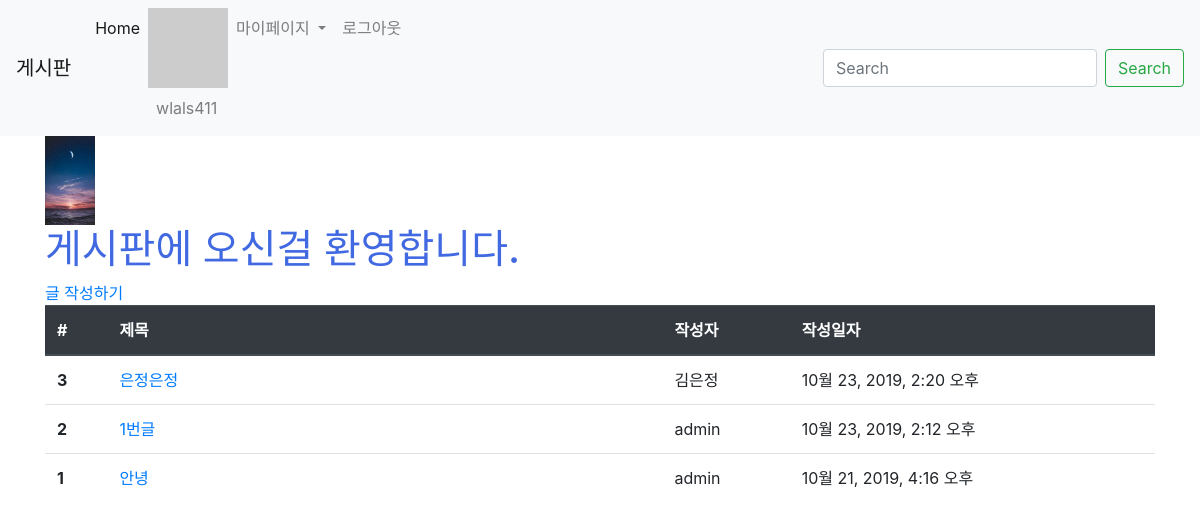
The app's page /articles/ (signed in) with its own data.
### accounts/models.py (models this page shows)
class User(AbstractUser):
    pass

### articles/models.py (models this page shows, shortened)
class Article(models.Model):
    title = models.CharField(max_length=10)
    content = models.TextField()
    image = models.ImageField(blank=True)
    image_thumbnail = ImageSpecField(
        processors=[ResizeToFit(300, 300)],
        format='JPEG',
        options={'quality': 80}
    )
    created_at = models.DateTimeField(auto_now_add=True)
    updated_at = models.DateTimeField(auto_now=True)
    user = models.ForeignKey(settings.AUTH_USER_MODEL, on_delete=models.CASCADE)    # 참조 : https://docs.djangoproject.com/en/2.2/topics/auth/customizing/
    like_users = models.ManyToManyField(settings.AUTH_USER_MODEL, related_name='like_articles', blank=True)
    unlike_users = models.ManyToManyField(settings.AUTH_USER_MODEL, related_name='unlike_articles', blank=True)

### articles/views.py (the view)
# urls.py: path('', views.index, name='index'),
def index(request):
    articles = Article.objects.order_by('-id')
    context = {
        'articles' : articles
    }
    return render(request, 'articles/index.html', context)

### articles/templatetags/gravatar.py (called while the page is built)
@register.filter
def makehash(email):
    return 'https://www.gravatar.com/avatar/' + hashlib.md5(email.strip().lower().encode('utf-8')).hexdigest()

### articles/templates/articles/index.html (shortened to what this page needs)
{% extends 'articles/base.html' %}
{% load static %}
{% block css %}
<link rel="stylesheet" href="{% static 'articles/style.css' %}">
{% endblock %}
{% block body %}
  <img src="{% static 'articles/bg.jpg'%}" alt="배경" width="50">
  <h1 class="title">게시판에 오신걸 환영합니다.</h1>
  {% if user.is_authenticated %}
    <a href="{% url 'articles:create' %}">글 작성하기</a>
  {% endif %}
  <table class="table">
  <thead class="thead-dark">
    <tr>
      <th scope="col">#</th>
      <th scope="col">제목</th>
      <th scope="col">작성자</th>
      <th scope="col">작성일자</th>
    </tr>
  </thead>
  <tbody>
  {% for article in articles %}
    <tr>
      <th scope="row">{{ article.id }}</th>
      <td>
      <a href="{% url 'articles:detail' article.pk %}">{{ article.title }}</a>
      </td>
      <td>{{ article.user }}</td>
      <td>{{ article.created_at }}</td>
    </tr>
    {% endfor %}
  </tbody>
</table>
{% endblock %}

### articles/templates/_navbar.html (shortened to what this page needs)
<nav class="navbar navbar-expand-lg navbar-light bg-light">
    <a class="navbar-brand" href="{% url 'articles:index' %}">게시판</a>
    <div class="collapse navbar-collapse" id="navbarSupportedContent">
      <ul class="navbar-nav mr-auto">
        <li class="nav-item active">
          <a class="nav-link" href="{% url 'articles:index' %}">Home <span class="sr-only">(current)</span></a>
        </li>
        {% if user.is_authenticated %}
        <li class="nav-item">
          {% load gravatar %}
          <img src="{{ user.email|makehash }}" alt="">
          <a class="nav-link"> {{user.username}}</a>
        </li>
        <li class="nav-item dropdown">
          <a class="nav-link dropdown-toggle" href="#" id="navbarDropdown" role="button" data-toggle="dropdown" aria-haspopup="true" aria-expanded="false">
            마이페이지
          </a>
        </li>
        <li class="nav-item">
          <a class="nav-link" href="{% url 'accounts:logout' %}"> 로그아웃</a>
        </li>
        {% endif %}
      </ul>
      <form class="form-inline my-2 my-lg-0">
        <input class="form-control mr-sm-2" type="search" placeholder="Search" aria-label="Search">
        <button class="btn btn-outline-success my-2 my-sm-0" type="submit">Search</button>
      </form>
    </div>
  </nav>

### articles/static/articles/style.css (style rules this page uses)
.title { color: royalblue; }

### articles/templates/articles/index.html (style rules this page uses)
tr > th:nth-of-type(2) { width: 50%;% }

### records on screen
User: username "wlals411"
Article: id "3", title "은정은정", user "김은정", created_at "10월 23, 2019, 2:20 오후"
Article: id "2", title "1번글", user "admin", created_at "10월 23, 2019, 2:12 오후"
Article: id "1", title "안녕", user "admin", created_at "10월 21, 2019, 4:16 오후"
